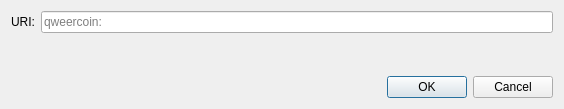
<?xml version="1.0" encoding="UTF-8"?>
<ui version="4.0">
 <class>OpenURIDialog</class>
 <widget class="QDialog" name="OpenURIDialog">
  <property name="geometry">
   <rect>
    <x>0</x>
    <y>0</y>
    <width>564</width>
    <height>109</height>
   </rect>
  </property>
  <property name="windowTitle">
   <string>Open qweercoin URI</string>
  </property>
  <layout class="QVBoxLayout" name="verticalLayout">
   <item>
    <layout class="QHBoxLayout" name="horizontalLayout">
     <item>
      <widget class="QLabel" name="label">
       <property name="text">
        <string>URI:</string>
       </property>
      </widget>
     </item>
     <item>
      <widget class="QValidatedLineEdit" name="uriEdit">
       <property name="placeholderText">
        <string notr="true">qweercoin:</string>
       </property>
      </widget>
     </item>
    </layout>
   </item>
   <item>
    <spacer name="verticalSpacer">
     <property name="orientation">
      <enum>Qt::Vertical</enum>
     </property>
     <property name="sizeHint" stdset="0">
      <size>
       <width>20</width>
       <height>40</height>
      </size>
     </property>
    </spacer>
   </item>
   <item>
    <widget class="QDialogButtonBox" name="buttonBox">
     <property name="orientation">
      <enum>Qt::Horizontal</enum>
     </property>
     <property name="standardButtons">
      <set>QDialogButtonBox::Cancel|QDialogButtonBox::Ok</set>
     </property>
    </widget>
   </item>
  </layout>
 </widget>
 <customwidgets>
  <customwidget>
   <class>QValidatedLineEdit</class>
   <extends>QLineEdit</extends>
   <header>qt/qvalidatedlineedit.h</header>
  </customwidget>
 </customwidgets>
 <resources/>
 <connections>
  <connection>
   <sender>buttonBox</sender>
   <signal>accepted()</signal>
   <receiver>OpenURIDialog</receiver>
   <slot>accept()</slot>
   <hints>
    <hint type="sourcelabel">
     <x>248</x>
     <y>254</y>
    </hint>
    <hint type="destinationlabel">
     <x>157</x>
     <y>274</y>
    </hint>
   </hints>
  </connection>
  <connection>
   <sender>buttonBox</sender>
   <signal>rejected()</signal>
   <receiver>OpenURIDialog</receiver>
   <slot>reject()</slot>
   <hints>
    <hint type="sourcelabel">
     <x>316</x>
     <y>260</y>
    </hint>
    <hint type="destinationlabel">
     <x>286</x>
     <y>274</y>
    </hint>
   </hints>
  </connection>
 </connections>
</ui>
